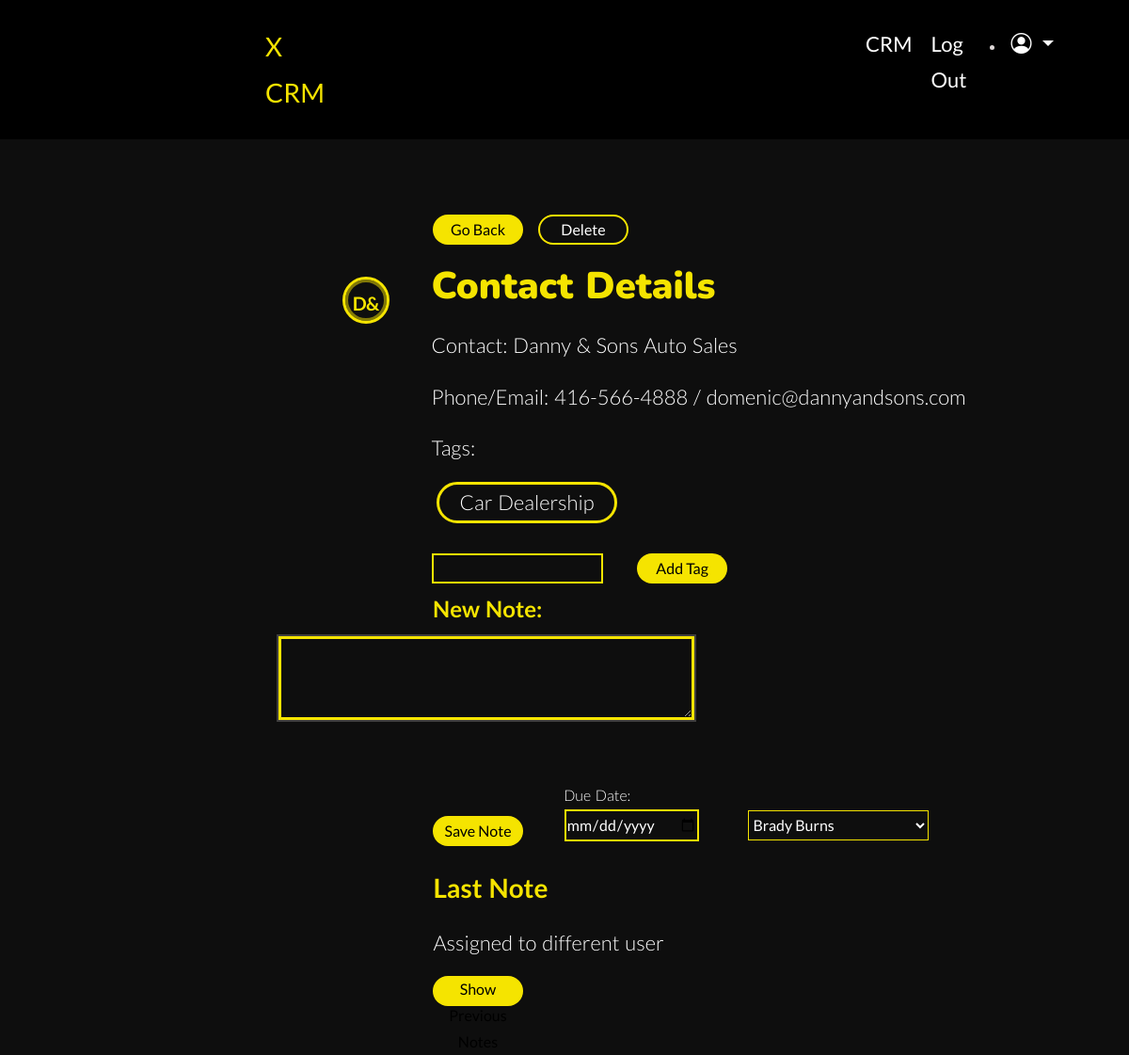
/contact_detail/1 (signed in), run on the app's committed database.
### my_package/models.py (models this page shows)
class CRM(db.Model):
    __tablename__ = 'CRM'
    id = db.Column(db.Integer, primary_key=True)
    contactname = db.Column(db.String(10000))
    date = db.Column(db.DateTime(timezone=True), default=func.now())
    user_id = db.Column(db.Integer, db.ForeignKey('user.id'))
    Contact = db.Column(db.String(10000))
    PhoneEmail = db.Column(db.String(10000))
    tags = db.relationship('Tags', secondary=crm_tags, lazy='subquery', back_populates='contacts')
    notes = db.relationship('Note', backref='contact', lazy=True)
    user = db.relationship('User', back_populates='crm')
    contactlastname = db.Column(db.String(10000))
    contactbillingaddress = db.Column(db.String(10000))
    contactbillingaddresscity = db.Column(db.String(10000))
    contactbillingaddressstate = db.Column(db.String(10000))
    contactbillingaddresscountry = db.Column(db.String(10000))
    contactbillingaddresszip = db.Column(db.String(10000))
    leadstatus = db.Column(db.String(10000))
    contactemail = db.Column(db.String(10000))
    contactphone = db.Column(db.String(10000))
    contactcompany = db.Column(db.String(10000))
    organization_id = db.Column(db.Integer, db.ForeignKey('organization.id'))
    organization = db.relationship('Organization', back_populates='contacts')

class Tags(db.Model):
    __tablename__ = 'Tags'
    id = db.Column(db.Integer, primary_key=True)
    name = db.Column(db.String(50), unique=True, nullable=False)
    contacts = db.relationship('CRM', secondary=crm_tags, lazy='subquery', back_populates='tags')

class Note(db.Model):
    id = db.Column(db.Integer, primary_key=True)
    content = db.Column(db.String(10000))
    created_at = db.Column(db.DateTime(timezone=True), default=func.now())
    contact_id = db.Column(db.Integer, db.ForeignKey('CRM.id'))
    due_date = db.Column(db.DateTime(timezone=True), nullable=True)
    organization_id = db.Column(db.Integer, db.ForeignKey('organization.id'))
    organization = db.relationship('Organization', back_populates='notes')
    assigned_to = db.Column(db.Integer, db.ForeignKey('user.id'))

### app.py (the view)
@app.route('/contact_detail/<int:id>')
@login_required
def contact_detail(id):
    contact = CRM.query.get_or_404(id)
    notes = Note.query.filter_by(contact_id=id, organization_id=current_user.organization_id).all()
    organization_users = User.query.filter_by(organization_id=current_user.organization_id).all()
    return render_template('contact_detail.html', contact=contact, notes=notes, user=current_user, organization_users=organization_users)

### app.py (called while the page is built)
@login_manager.user_loader
def load_user(id):
    return User.query.get(int(id))

### my_package/templates/contact_detail.html (shortened to what this page needs)
{% extends 'layout.html' %}
{% block content %}
<div class="contact-details-div">
    <a href="{{ url_for('crm') }}"><button class="back-to-crm">Go Back</button></a>
    <form action="{{ url_for('delete_contact', contact_id=contact.id) }}" method="post">
        <input class="delete-contact-btn" type="submit" value="Delete" onclick="return confirm('Are you sure you want to delete this contact?');">
    </form>
</div>
<div class="contact-details-div">
    {% set initials = '' %}
                        {% if contact.Contact %}
                            {% set names = contact.Contact.split(' ') %}
                            {% set initials = names[0][0].upper() if names[0] else '' %}
                            {% set initials = initials + (names[1][0].upper() + names[2][0].upper() if names|length > 2 and names[1] else (names[1][0].upper() if names|length > 1 and names[1] else names[0][-1].upper())) %}
                        {% elif contact.contactcompany %}
                            {% set names = contact.contactcompany.split(' ') %}
                            {% set initials = names[0][0].upper() if names[0] else '' %}
                            {% set initials = initials + (names[1][0].upper())%}
                        {% elif contact.contactfirstname and contact.contactlastname %}
                            {% set initials = contact.contactfirstname[0].upper() + contact.contactlastname[0].upper() %}
                        {% elif contact.contactfirstname %}
                            {% set initials = contact.contactfirstname[0].upper() + contact.contactfirstname[-1].upper() %}
                        {% elif contact.contactlastname %}
                            {% set initials = contact.contactlastname[0].upper() + contact.contactlastname[-1].upper() %}
                        {% else %}
                            {% set initials = 'XX' %}
                        {% endif %}
    <div class="profile-picture profile-picture-details">{{ initials }}</div>
    <div class="contact-details-txt">
        <h1 class="contact-details-header">Contact Details</h1>
        <p class="contact-details">Contact:
            {% if contact.contactfirstname and contact.contactlastname %}
                {{ contact.contactfirstname }} {{ contact.contactlastname }}
            {% elif contact.contactcompany %}
                {{ contact.contactcompany }}
            {% else %}
                {{ contact.Contact }}
            {% endif %}</p>
        <p class="contact-details">Phone/Email:
            {% if contact.contactphone and contact.contactemail %}
                {{ contact.contactphone }} / {{ contact.contactemail }}
            {% elif contact.contactphone %}
                {{ contact.contactphone }}
            {% elif contact.contactemail %}
                {{ contact.contactemail }}
            {% else %}
                No phone or email available
            {% endif %}</p>
        <p class="contact-details">Tags:
            <ul class="contact-tags">
                {% for tag in contact.tags %}
                    <p class="tag-btn">{{ tag.name }}</p>
                {% else %}
                    <p class="tag-btn-none">No tags available</p>
                {% endfor %}
            </ul>
        </p>
        <form action="{{ url_for('add_tag', id=contact.id) }}" method="POST">
            <label for="new_tag">Add Tag:</label>
            <input type="text" name="new_tag" id="new_tag">
            <button class="add-tag" type="submit">Add Tag</button>
        </form>
    </div>
</div>
<form class="new-note-form" action="{{ url_for('save_notes', id=contact.id) }}" method="POST">
    <label class="notes-label" for="notes">New Note:</label>
    <textarea class="notes-txt-input" name="notes" id="notes"></textarea>
    <label class="label-due-date" for="due_date">Due Date:</label>
    <input type="date" name="due_date" id="due_date">
    <select class="assigned-to" name="assigned_to">
        {% for user in organization_users %}
            <option value="{{ user.id }}">{{ user.firstname }} {{ user.lastname }}</option>
        {% endfor %}
    </select>
    <button class="notes-submit-btn" type="submit">Save Note</button>
</form>
<h3 class="last-note-heading">Last Note</h3>
<p class="last-note">{{ notes[-1].content if notes else "No notes available" }}</p>
<div class="contact-details-button-div">
    <button id="toggleNotes">Show Previous Notes</button>
</div>
{% endblock %}

### data on the page
CRM: contactcompany "Danny & Sons Auto Sales", contactphone "416-566-4888", contactemail "domenic@dannyandsons.com"
Tags: name "Car Dealership"
Note: content "Assigned to different user"

### other printed values
{{ initials }} "D&"
form field assigned_to "Brady Burns"
